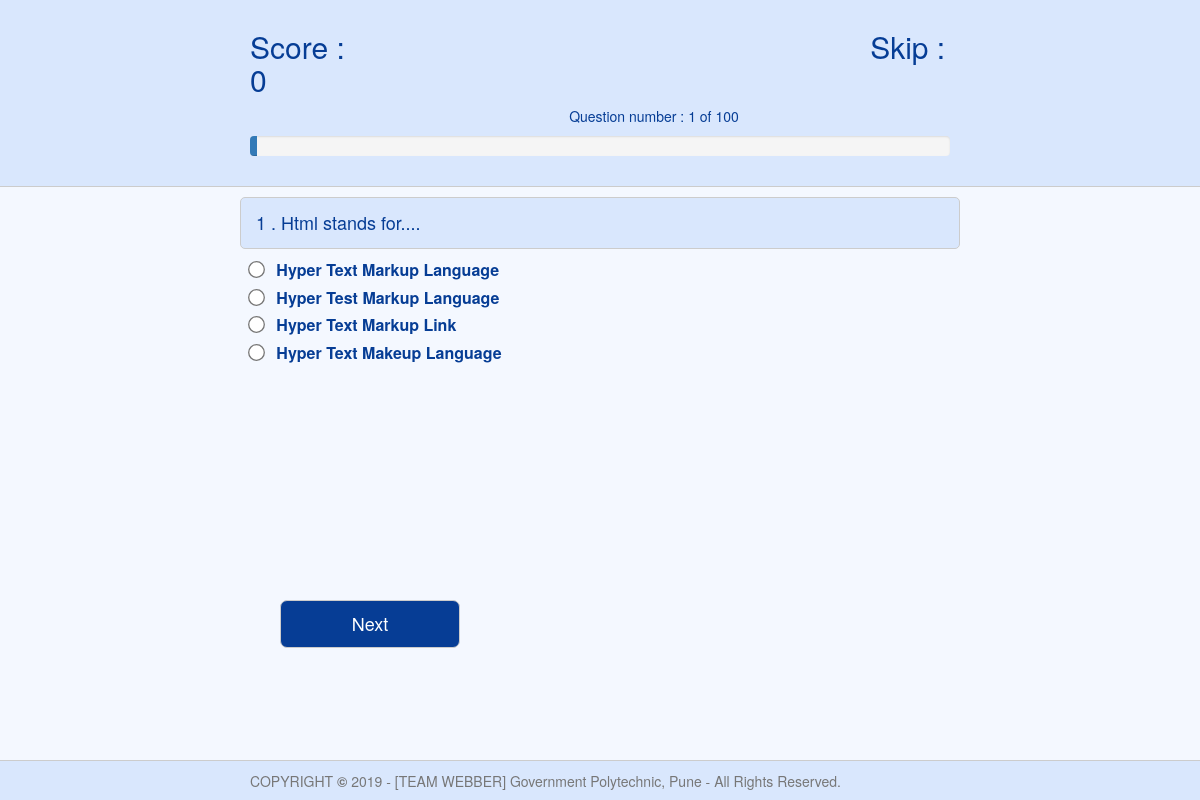
The page /Quiz/start.php?n=1 on the database its author committed.
### tables this page shows
CREATE TABLE `users` (
  `uname` varchar(25) NOT NULL,
  `password` varchar(15) NOT NULL,
  `phone` varchar(10) NOT NULL,
  `name` varchar(25) NOT NULL,
  `score` int(3) NOT NULL,
  `skip` int(3) NOT NULL DEFAULT '5'
);

CREATE TABLE `question` (
  `quesno` int(3) NOT NULL,
  `text` text NOT NULL
);

CREATE TABLE `choices` (
  `count` int(3) NOT NULL,
  `quesno` int(3) NOT NULL,
  `text` text NOT NULL,
  `id` int(3) NOT NULL,
  `iscorrect` tinyint(1) NOT NULL
);

### Quiz/start.php (the view, shortened to what this page needs)
<?php include "connection.php"?>
<?php
  $score = $_SESSION["score"];
  		$skipquery = "select * from users";
		$skipresult = $mysqli->query($skipquery) or die($mysqli->error.__line__);
		$skiprow = $skipresult->fetch_assoc();
		$skipcount=$skiprow["skip"];
  $sql = "SELECT * FROM question";
  $result = $mysqli->query($sql) or die($mysqli->error.__LINE__);
  $total = $result->num_rows;
  $number = (int) $_GET["n"];
  $sql = "select * from question WHERE quesno = $number";
  $result = $mysqli->query($sql) or die($mysqli->error.__line__);
  $question = $result->fetch_assoc();
  $sql = "select * from choices WHERE quesno = $number";
  $result2 = $mysqli->query($sql) or die($mysqli->error.__line__);
  $i=0;
?>
<html>
  <head>
    <link rel="stylesheet" href="bootstrap/css/bootstrap.min.css">
    <link rel="stylesheet" href="css/start.css"/>
  </head>
  <body>
    <header>
		<div class="container">
		<h2>
		Score : <?php print $score ?>
		&nbsp &nbsp &nbsp &nbsp &nbsp &nbsp &nbsp &nbsp &nbsp &nbsp &nbsp &nbsp &nbsp &nbsp &nbsp &nbsp
		&nbsp &nbsp &nbsp &nbsp &nbsp &nbsp &nbsp &nbsp &nbsp &nbsp &nbsp &nbsp &nbsp &nbsp &nbsp
		Skip :  <?php	print $skipcount; ?>
		</h2>
      <p>&nbsp &nbsp &nbsp &nbsp &nbsp &nbsp &nbsp &nbsp &nbsp &nbsp &nbsp &nbsp &nbsp &nbsp &nbsp &nbsp &nbsp &nbsp &nbsp &nbsp &nbsp &nbsp &nbsp &nbsp &nbsp &nbsp &nbsp &nbsp &nbsp &nbsp &nbsp &nbsp &nbsp &nbsp &nbsp &nbsp &nbsp &nbsp &nbsp &nbsp &nbsp
	  Question number : <?php print $number ?> of <?php print $total ?></p>
      <div class="progress">
        <div class="progress-bar" id="bar" role="progressbar" aria-valuenow="50" aria-valuemin="0" aria-valuemax="100" style="width:0%">
        </div>
      </div>
    </div>
    </header>
    <main>
      <div class="container2">
        <h4>
		<?php print $number ?> . <?php print $question["text"]; ?>
		</h4>
        <form name="start1" action="processstart.php" method="post">
			<?php while($row = $result2->fetch_assoc()): $i++; ?>
				<div class="rdi">
				<input type="radio" id="<?php echo (int)$i; ?>" name="opt" value="<?php print $row['id'] ?>"/>&nbsp &nbsp<label for="<?php print $i; ?>"><?php print $row["text"] ?></label></div>
            <?php endwhile; ?>
			<input type="button" value="Next" class="but" style="top:600px;" onclick="skipcheck()"/>
          </form>
      </div>
    </main>
    <footer>
      <div class="containerf" >
      COPYRIGHT <b>©</b> 2019 - [TEAM WEBBER] Government Polytechnic, Pune - All Rights Reserved.
    </div>
   </footer>
  </body>
</html>

### Quiz/css/start.css (style rules this page uses)
body { background: #f4f8ff; }
header { background: #d9e7fd; border-bottom: 1px solid #ccc; color: #063d95; }
.container { width: 60%; margin: auto; padding: 10px; }
.container2 { width: 60%; margin: auto; }
.containerf { width: 60%; margin: auto; padding: 10px; }
footer { border-top :solid 1px #ccc; color: #777; height: 40px; background: #d9e7fd; position: fixed; bottom: 0px; width: 100%; }
h4 { width: 100%; background: #d9e7fd ; border:solid 1px #ccc; padding: 15px; border-radius: 5px; color: #063d95; }
input { margin-left: 50px; }
.but { position: fixed; top:550px; left:230px; background: #063d95; color: #fff; border:solid 1px #ccc; padding: 10px; border-radius: 7px; transition: all 0.4s ease; width: 15%; font-size: 18px; }
input[type="radio"] { -ms-transform: scale(1.3); -webkit-transform: scale(1.3); transform: scale(1.3); }
.rdi { margin-left: 10px; color: #063d95; width: 100%; cursor: default; font-size: 16px; }

### rows shown on the page
users: skip "0"
question: text "Html stands for...."
choices: text "Hyper Text Markup Language"
choices: text "Hyper Test Markup Language"
choices: text "Hyper Text Markup Link"
choices: text "Hyper Text Makeup Language"

### other values the page prints
$number "1"
$total "100"
